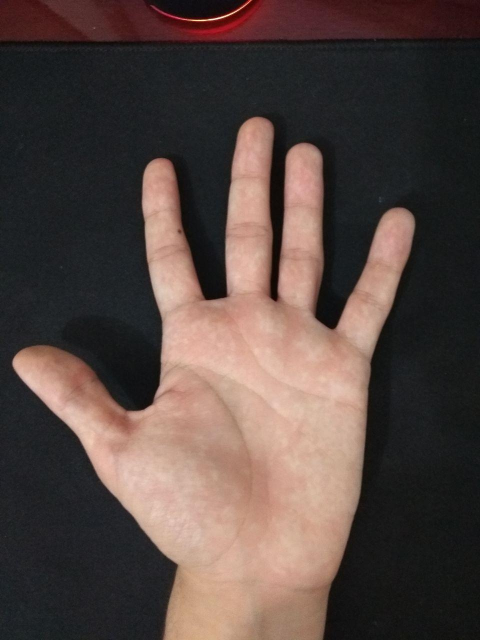
#> input picture handDatabase/person002_001.jpg, 960 x 1280 px (shown at 1/2 size)
$ jupyter execute --allow-errors biometricRecognition.ipynb   (older library calls are emulated)
#> lines starting #> are read from the running program, lines starting #| are printed output that depends on the picture; after the words box and inside, x2 and y2 are one past the last pixel; in counts of white or black regions, pixels touching at a corner belong together
# Métodos inciais - Reconhecimento Biométrico das Mãos

[cell 1]
import numpy as np
import pandas as pd
import imageio
import math
import cv2
import matplotlib.pyplot as plt

indexes = ['palm_length', 'palm_width', 'hand_length', 'hand_width', 'finger0_length', 'finger0_bot_width', 'finger0_mid_width', 'finger0_top_width', 'finger1_length', 'finger1_bot_width', 'finger1_mid_width', 'finger1_top_width', 'finger2_length', 'finger2_bot_width', 'finger2_mid_width', 'finger2_top_width', 'finger3_length', 'finger3_bot_width', 'finger3_mid_width', 'finger3_top_width', 'foto_id', 'person']

# Enable this for iteractive mode in Jupyter Notebook plots
# %matplotlib notebook

# Procedimento para extração de medidas
## Pré-processamento
Carrega a imagem a ser reconhecida por biometria

[cell 2]
image = imageio.imread("handDatabase/person002_001.jpg")
#> image is the input picture: shape (1280, 960, 3); mean R, G, B 85.9, 70.6, 65.7
plt.axis('off')
plt.imshow(image)
plt.show()

Implementa as funções para cálculo de variáveis utilizadas no algoritmo de Otsu

[cell 3]
# Calculates a weigh for a class
def weigh(M, x1, x2, hist):
	return (1/M)*np.sum(hist[x1:x2])

# Calculates mean for a class
def mean(x1, x2, hist):

	a = 0

	for i in range(x1, x2):
		a = a+(i*hist[i])

	if np.sum(hist[x1:x2]) != 0:
		return a/(np.sum(hist[x1:x2]))
	else:
		return 0

# Calculates variance for a class
def variance(x1, x2, mean, hist):

	a = 0

	for i in range(x1, x2):
		a = a+(math.pow(i-mean, 2)*hist[i])

	if np.sum(hist[x1:x2]) != 0:
		return a/(np.sum(hist[x1:x2]))
	else:
		return 0

Transformação da imagem RGB para escala de cinza

[cell 4]
def grayTransform(img):
	return np.dot(img, [0.299, 0.587, 0.114])
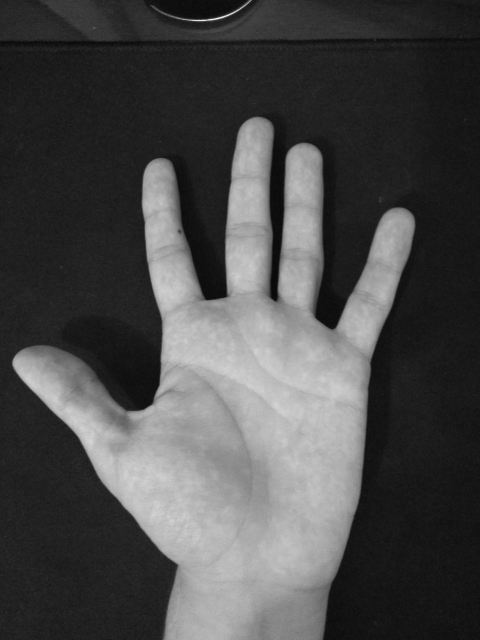
#> returned value: shape (1280, 960) float64 (shown at 1/2 size); min 4.46, max 240.8, mean 74.6

gray = grayTransform(image).astype(int)

plt.axis('off')
plt.imshow(gray, cmap=plt.get_cmap('gray'))
plt.show()

Implementação do algoritmo de Otsu, que detecta automaticamente o melhor thresholding a ser utilizado na imagem para conversão da imagem para binário

[cell 5]
def otsuThresholding(img):

	# Computing histogram
	hist, bin_edges = np.histogram(img, bins='auto');
#> hist = 101 values, max 159699 at index 11, min 3 at index 90, mean 12166.3; bin_edges = 102 values from 4 to 240
	# Converts array with edges to int
	bin_edges = bin_edges.astype(int)

	# New array to histogram
	histogram = np.zeros(255)

	# Fills new histogram
	for x in range(hist.size):
		histogram[bin_edges[x]] = hist[x]
#> after the loop, histogram = 255 values, max 159699 at index 29, min 0 at index 0, mean 4818.8

	# Converts to int
	histogram = histogram.astype(int)

	intraclassVar = np.zeros(histogram.size)

	# Intra-class variance for each intensity
	for L in range(histogram.size):

		# Weigh for class A, sum of frequencies from 0 to L-1
		weighA = weigh(img.shape[0]*img.shape[1], 0, L, histogram)
		# Mean for class A
		meanA = mean(0, L+1, histogram)
		# Variance for class A
		varA = variance(0, L+1, meanA, histogram)

		# Weigh for class B, sum of frequencies from L to last item
		weighB = weigh(img.shape[0]*img.shape[1], L, histogram.size, histogram)
		# Mean for class B
		meanB = mean(L, histogram.size, histogram)
		# Variance for class B
		varB = variance(L, histogram.size, meanB, histogram)

		# Stores intraclass variance calculated
		intraclassVar[L] = weighA*varA + weighB*varB

		# Set the min value
		if L is 0:
			minValue = intraclassVar[L]
		elif L != 0 and minValue > intraclassVar[L]:
			minValue = intraclassVar[L]
#> this loop made 255 passes
#> (weighA, meanA, varA, weighB, meanB, varB) on passes 1 to 8: (0, 0, 0, 1, 72.42, 4349.1), (0, 0, 0, 1, 72.42, 4349.1), (0, 0, 0, 1, 72.42, 4349.1), (0, 0, 0, 1, 72.42, 4349.1), (0, 4, 0, 1, 72.42, 4349.1), (1.06e-05, 4, 0, 1, 72.42, 4349.1), (1.06e-05, 5.79, 0.373, 1, 72.42, 4349.1), (0.000102, 5.79, 0.373, 1, 72.43, 4349.1)

	# Returns the optimal thresholding
	return list(intraclassVar).index(minValue)

thresholding = otsuThresholding(gray)

Realiza a conversão da imagem para binário utilizando o thresholding obtido

[cell 6]
def binaryTransform(img, thresholding):

#> called with thresholding = 98
	binImg = np.zeros(img.shape)

	# Sets image values according to chosen thresholding
	for x in range(img.shape[0]):
		for y in range(img.shape[1]):
			if img[x,y] > thresholding: binImg[x,y] = 1
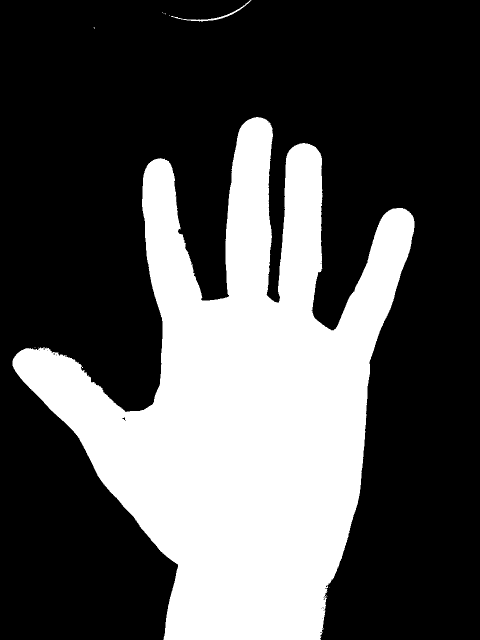
#> binImg: shape (1280, 960) float64 (shown at 1/2 size); values 0 (black) and 1 (white), 32.1% white; 12 white regions (10 under 20 px), largest, box (x1, y1, x2, y2) and area: (25, 234, 829, 1280) 394070, (342, 0, 503, 43) 485

	return binImg

binImg = binaryTransform(gray, thresholding)

plt.axis('off')
plt.imshow(binImg, cmap='gray')
plt.show()

Seleciona o maior objeto da imagem, ou seja, a mão, e retorna sua máscara.

[cell 7]
"""
Extracts the biggest object from a binary image with multiple objects
Parameters:
    binImg: binary image with multiple objects
Returns:
    mask: the binary mask with the biggest object
    contour: contour points of the biggest object
"""
def selectBiggestObject(binImg):

    binary = binImg.astype(np.uint8)

    # Reads the binary image
    img = image.astype(np.uint8)

    # Finding contours
    im2, contours, hierarchy = cv2.findContours(binary,cv2.RETR_EXTERNAL,cv2.CHAIN_APPROX_SIMPLE)

    # Finding the biggest contour
    cnt = None
    cntArea = 0
    for i in range(len(contours)):
        if cv2.contourArea(contours[i]) > cntArea:
            cnt = contours[i]
            cntArea = cv2.contourArea(contours[i])
#> this loop made 12 passes

    # Drawing the contour in the original image
    mask = np.zeros_like(binary)
    cv2.drawContours(mask, [cnt], -1, (255), -1)
#> mask: shape (1280, 960); 32.1% white; 1 white region, box (x1, y1, x2, y2) and area: (25, 234, 829, 1280) 394129

    return (mask, cnt)

mask, contour = selectBiggestObject(binImg)

plt.figure('Selected Object')
plt.imshow(mask, cmap='gray')

plt.show()

Detecta os pontos-chave das mãos: vãos entre os dedos e mudança do punho para mão.

[cell 8]
"""
Calculates the convex hull defects of a binary mask with one object
Parameters:
    contour: the contour points of the object in the mask
Returns:
    defects: the defects found in the convex hull of the object
"""
def convexHullDefects(contour):
    #generating convex hull and convexity defects
    hull = cv2.convexHull(contour, returnPoints = False)
    old_defects = cv2.convexityDefects(contour, hull)

    #iterating through defects and checking for defects that are too small
    defects = []
    for i in range(old_defects.shape[0]):
        s,e,f,d = old_defects[i,0]
        # if distance from defect to hull is smaller than 4000, continue
        if d < 4000:
            continue;
        # adding the big defects to a new array
        defects.append(old_defects[i])

    return np.array(defects)


defects = convexHullDefects(contour)

# Plotting results
test_img = cv2.cvtColor(mask, cv2.COLOR_GRAY2BGR)
for d in defects:
    start, end, far, distance = d[0]
    far_tuple = tuple(contour[far, 0])
    cv2.circle(test_img, far_tuple,20,(255,0,0), 10)
#> this loop made 7 passes
#> d on passes 1 to 7: [[8, 306, 108, 79541]], [[316, 694, 462, 71984]], [[705, 976, 912, 25068]], [[978, 1169, 1054, 4811]], [[1169, 1392, 1242, 8870]], [[1424, 1762, 1624, 72953]], [[1765, 2007, 1865, 79698]]
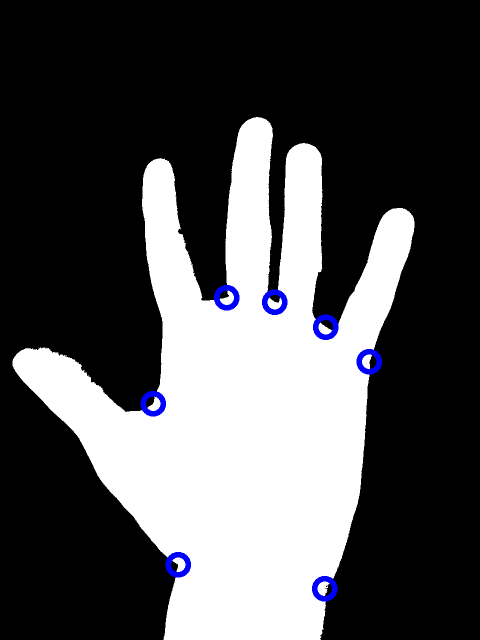
#> test_img: shape (1280, 960, 3) (shown at 1/2 size); mean B, G, R 82.5, 80.4, 80.4

plt.figure('Defects found:')
plt.imshow(test_img)
plt.show()

## Extração de máscaras
Para que seja possível extrair os atributos da palma, primeiro obtém sua máscara utilizando o menor círculo que pode cobrir a palma.
Realiza-se o corte dos dedos e do punho.

[cell 9]
"""
Cuts the palm from the binary mask of the hand
Parameters:
    mask: binary mask of the hand
    cnt: contour points of the binary mask
    defects: convex hull defects of the binary mask contour
Returns:
    cut_hand_mask: binary mask without the palm
    palm_mask: binary mask of the palm cut from mask
"""
def cutPalm(mask, cnt, defects):
    img = cv2.cvtColor(image, cv2.COLOR_BGR2GRAY)

    # Finding cut points
    points = []
    for i in range(defects.shape[0]):
        start = tuple( cnt[defects[i  ,0,2]][0] )
        points.append(start)

    # Adjusting the array for minEnclosingCircle
    # Needs to be an array of format (ROWSx1x2), where each row has a tuple with (1, (x,y) ), x and y coordinates of each point
    array = np.array(points)
    array = array.reshape((-1,1,2))

    # calculates the minimum enclosing circle of the hand
    (x,y),radius = cv2.minEnclosingCircle(array)
    center = (int(x),int(y))
    radius = int(radius)

    # Cutting hand from fingers_mask
    cut_hand_mask = np.copy(mask)
    cv2.circle(cut_hand_mask,center,radius,(0),-1)
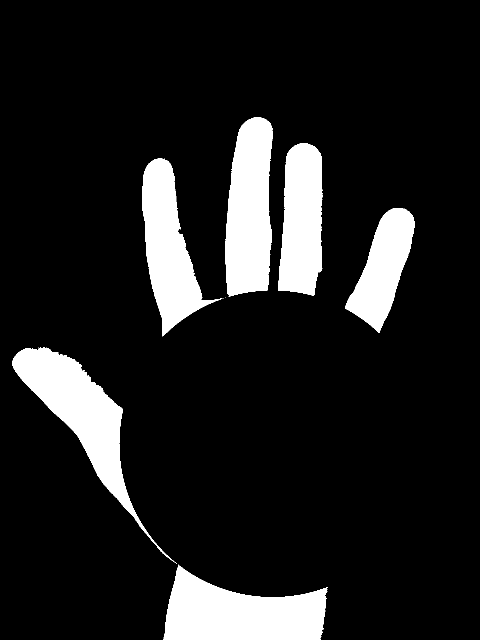
#> cut_hand_mask: shape (1280, 960) (shown at 1/2 size); 12.5% white; 9 white regions (3 under 20 px), largest, box (x1, y1, x2, y2) and area: (327, 1129, 656, 1280) 32006, (25, 695, 354, 1128) 29688, (451, 234, 546, 593) 27654, (284, 316, 445, 673) 24662, (556, 286, 645, 592) 22056, (690, 416, 829, 666) 17366

    # Drawing palm_mask. Palm mask is an AND between the minEnclosingCircle and mask
    palm_mask = np.zeros_like(mask)
    cv2.circle(palm_mask,center,radius,(255),-1)
#> palm_mask: shape (1280, 960); 24.1% white; 1 white region, box (x1, y1, x2, y2) and area: (238, 580, 853, 1195) 296025
    palm_mask = cv2.bitwise_and(palm_mask, mask)
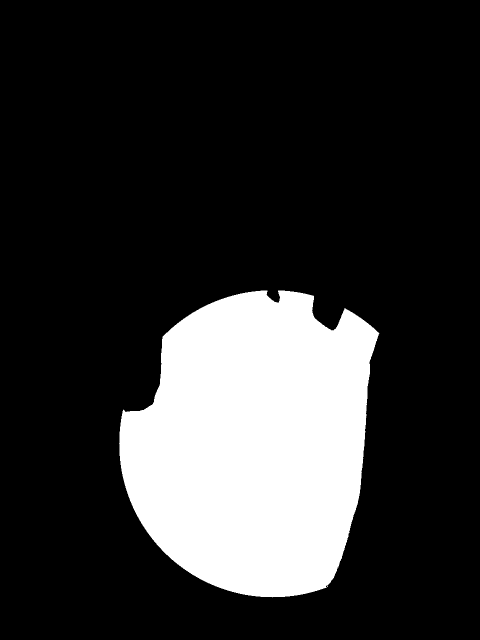
#> palm_mask: shape (1280, 960) (shown at 1/2 size); 19.6% white; 1 white region, box (x1, y1, x2, y2) and area: (238, 581, 759, 1195) 240694

    return (cut_hand_mask, palm_mask)

cut_hand_mask, palm_mask = cutPalm(mask, contour, defects)


# Plots showing results
plt.figure('Results after cutting the hand mask')
plt.subplot(221)
plt.title('Cut Hand Mask')
plt.imshow(cut_hand_mask * gray, cmap='gray')
plt.subplot(222)
plt.title('Cut Hand Image')
plt.imshow(cut_hand_mask * gray, cmap='gray')

plt.subplot(223)
plt.title('Palm Mask')
plt.imshow(palm_mask * gray, cmap='gray')
plt.subplot(224)
plt.title('Palm Image')
plt.imshow(palm_mask * gray, cmap='gray')

plt.tight_layout()
plt.show()
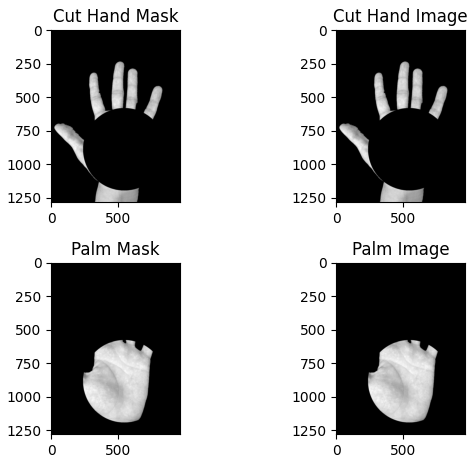
#> figure drawn by matplotlib, 4 panels

Posteriormente, características dos dedos serão extraídas também. Para isso, é necessário ter a máscara dos dedos das mãos, que são obtidos utilizando o menor quadrado capaz de abrangir todos os dedos.

[cell 10]
"""
Removes the arm and the thumb from the cut_hand_mask
Parameters:
    cut_hand_mask: binary mask of the hand with the palm cut
Returns:
    five_fingers_mask: mask with all five fingers
    four_fingers_mask: mask with the four fingers and thumb removed
"""
def removeArmThumb(cut_hand_mask):

    # Finding contours
    im2, contours, hierarchy = cv2.findContours(cut_hand_mask,cv2.RETR_EXTERNAL,cv2.CHAIN_APPROX_SIMPLE)
    contours = [c for c in contours if cv2.contourArea(c) > 10000]

    # Generates a Bounding Rectangle for each contour
    rects = [cv2.boundingRect(c) for c in contours]

    # Removes Contour with smallest with minimum Bouding Rectangle height (arm)
    min_h = float('inf')
    min_rect = -1
    for i in range(len(rects)):
        if(rects[i][3] < min_h):
            min_rect = i
            min_h = rects[i][3]
#> this loop made 6 passes
    rects.remove(rects[min_rect])
    contours.remove(contours[min_rect])

    # generates the five fingers mask
    five_fingers_mask = np.zeros_like(cut_hand_mask)
    for c in contours:
        cv2.drawContours(five_fingers_mask, [c], -1, (255) , -1)
#> this loop made 5 passes
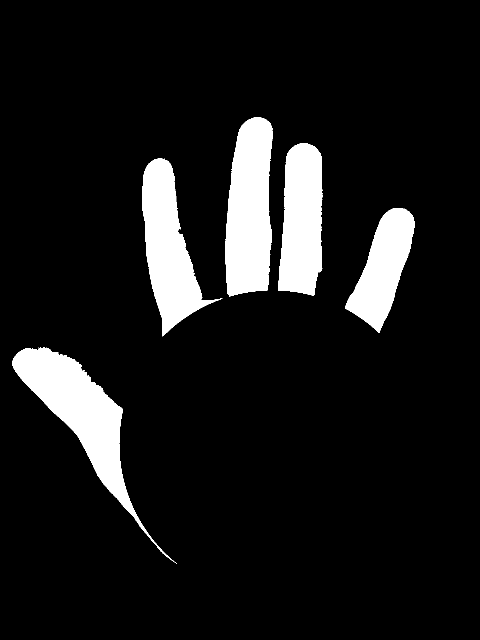
#> five_fingers_mask: shape (1280, 960) (shown at 1/2 size); 9.9% white; 5 white regions, box (x1, y1, x2, y2) and area: (25, 695, 354, 1128) 29688, (451, 234, 546, 593) 27654, (284, 316, 445, 673) 24662, (556, 286, 645, 592) 22056, (690, 416, 829, 666) 17366

    # Removes Contour with biggest Bounding Rectangle area (thumb)
    max_a = float('-inf')
    max_rect = -1
    for i in range(len(rects)):
        if((rects[i][3] * rects[i][2]) > max_a):
            max_rect = i
            max_a = (rects[i][3] * rects[i][2])
    rects.remove(rects[min_rect])
    contours.remove(contours[min_rect])

    # generates the four fingers mask
    four_fingers_mask = np.zeros_like(cut_hand_mask)
    for c in contours:
        cv2.drawContours(four_fingers_mask, [c], -1, (255), -1)
#> this loop made 4 passes
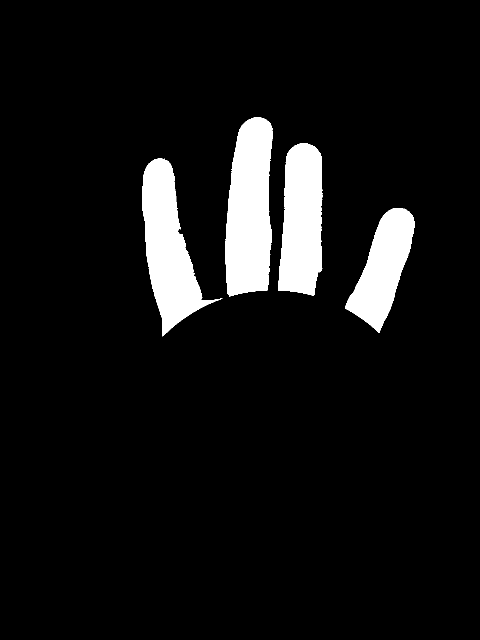
#> four_fingers_mask: shape (1280, 960) (shown at 1/2 size); 7.5% white; 4 white regions, box (x1, y1, x2, y2) and area: (451, 234, 546, 593) 27654, (284, 316, 445, 673) 24662, (556, 286, 645, 592) 22056, (690, 416, 829, 666) 17366

    return (four_fingers_mask, five_fingers_mask)

four_fingers_mask, five_fingers_mask = removeArmThumb(cut_hand_mask)

# Plotting stuff
plt.figure('Result:')
plt.subplot(1,2,1)
plt.imshow(four_fingers_mask, cmap='gray')
plt.subplot(1,2,2)
plt.imshow(five_fingers_mask, cmap='gray')

Em seguida, divide cada dedo para que cada um tenha sua respectiva máscara isolada. De forma semelhante à extração da máscara que possui todos os dedos, utiliza-se o menor retângulo que abrange toda a região do dedo.

[cell 11]
"""
Isolates each finger in the parameter mask into four binary masks,
cropped to the fingers minimum bounding rectangle and rotated so the finger faces up
Parameters:
    fingers_mask: mask with the four fingers that will be split intro separeted masks
Returns:
    fingers_masks: an array with 4 elements, each is an image with a finger binary mask
"""
def isolateFingers(fingers_mask):

    # Applying morphological opening for thin edges reduction
    kernel = cv2.getStructuringElement(cv2.MORPH_ELLIPSE,(5,5))
    fingers_mask = cv2.morphologyEx(fingers_mask, cv2.MORPH_OPEN, kernel)
#> fingers_mask: shape (1280, 960); 7.5% white; 4 white regions, box (x1, y1, x2, y2) and area: (451, 234, 546, 593) 27631, (284, 316, 429, 670) 24588, (556, 286, 645, 591) 22040, (690, 416, 829, 664) 17357

    #finding new contours after opening
    im2, contours, hierarchy = cv2.findContours(fingers_mask,cv2.RETR_EXTERNAL,cv2.CHAIN_APPROX_SIMPLE)

    # Fingers_masks contains a binary mask of each finger
    fingers_masks = []

    for c, i in zip(contours, range(len(contours))):

        # Creating the new images
        fingers_masks.append(np.zeros_like(fingers_mask))

        # Drawing finger mask
        cv2.drawContours(fingers_masks[i], [c], -1, (255), -1)

        # Generating rotated bounding rectangle
        rect = cv2.minAreaRect(c)

        # Changes rotation angle so fingers are always on horizontal.
        # This code might be wrong, need to check corner cases
        rot = rect[2]
        if (rect[1][0] > rect[1][1]):
            rot = 90 + rot
        rotation_matrix = cv2.getRotationMatrix2D(rect[0], rot, 1.0)

        # Applies rotation to mask and image
        rotated_mask = cv2.warpAffine(fingers_masks[i], rotation_matrix, fingers_masks[i].shape[:2])

        # Finding new contour after rotation
        cont = cv2.findContours(rotated_mask,cv2.RETR_EXTERNAL,cv2.CHAIN_APPROX_SIMPLE)

        # Getting new bouding rect
        x, y, w, h = cv2.boundingRect(cont[0])

        # Cropping finger mask
        fingers_masks[i] = np.zeros((w,h))
        fingers_masks[i] = rotated_mask[y:y+h , x:x+w]
#> this loop made 1 pass
#> i on pass 1: 0
#> pass 1, in isolateFingers, `rotated_mask = cv2.warpAffine(fingers_masks[i], rotation_matrix, finge..`:
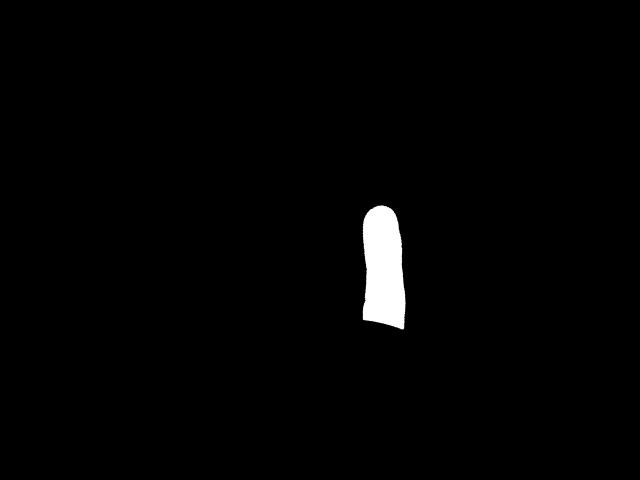
#> rotated_mask: shape (960, 1280) (shown at 1/2 size); min 0, max 255, mean 3.6

    #returns a list containing each finger tuple(mask, image, contour)
    return fingers_masks


#> (the rest of this cell did not finish here and is left out)

## Extração de medidas
Obtém-se, inicialmente, a altura de cada dedo e largura em três pontos.

[cell 12]
"""
Calculates the lenght and width of a finger mask
Parameters:
    finger mask: binary mask with a finger image
Returns:
    a tuple with height, width of bottom middle and top parts of the finger
"""
# [14 lines left out: function fingerMeasure, not called in this run]

# Calculates fingers measures
#> (the rest of this cell did not finish here and is left out)

Para finalizar, as últimas medidas são obtidas: largura e altura da palma e da mão, seguindo o mesmo procedimento utilizando o menor quadrado que abrange toda a imagem.

[cell 13]
"""
Calculates the lenght and width of a object within a binary mask
Parameters:
    obj_mask: binary mask with the object
Returns:
    a tuple with he
"""
def objMeasure(obj_mask):

    # Finds the fingers contours
    im2, contours, hierarchy = cv2.findContours(obj_mask,cv2.RETR_EXTERNAL,cv2.CHAIN_APPROX_SIMPLE)

    # Find biggest contour
    maxArea = -1
    maxC = None
    for c in contours:
        if(cv2.contourArea(c) > maxArea):
            maxC = c
            maxArea = cv2.contourArea(c)
#> this loop made 1 pass

    # Calculating the bounding box
    x, y, width, height = cv2.boundingRect(maxC)

    return (height, width)

# Calculates palm and hand measures
palm_measure = objMeasure(palm_mask)
hand_measure = objMeasure(palm_mask + five_fingers_mask)
#> in objMeasure (call 2), `im2, contours, hierarchy = cv2.findContours(obj_mask,cv2.RETR_EXTERNAL..`:
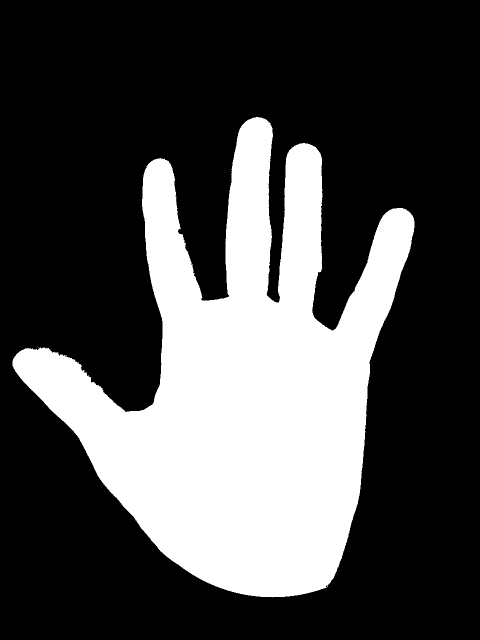
#> im2: shape (1280, 960) (shown at 1/2 size); 29.5% white; 1 white region, box (x1, y1, x2, y2) and area: (25, 234, 829, 1195) 362120
#> the loop in objMeasure (call 2), `for c in contours:` made 1 pass
print('Palm measures: {0}\nHand measures: {1}'.format(palm_measure,hand_measure))
#| Palm measures: (614, 521)
#| Hand measures: (961, 804)
